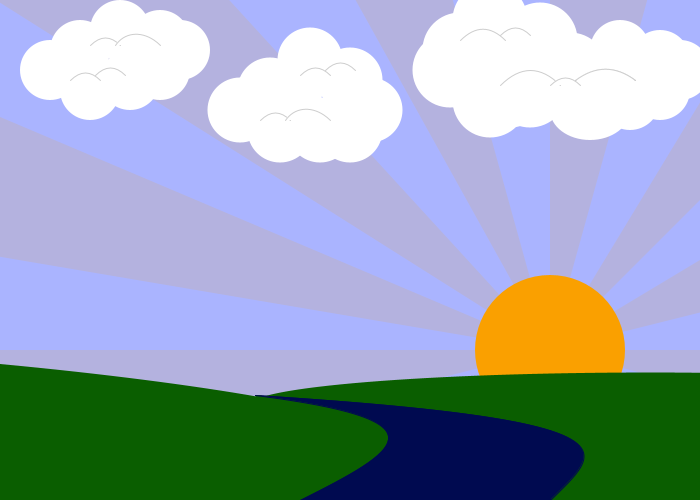
Frame 1 (no input)
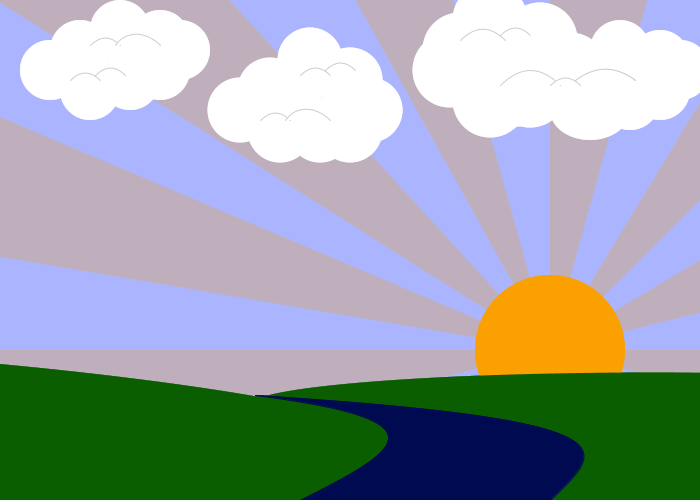
Frame 60 (the mouse pressed at the canvas centre just before this capture)
Frame 120 (the mouse held since frame 60 and released just before this capture): identical to frame 60, image omitted

The Processing sketch that drew these frames (run headless with seeded random() and noise(); from frame 60 on, the mouse is pressed at the canvas centre):

// Processing sketch: monsonComplexShape
// ── monsonComplexShape.pde
void setup() {
  size(700,500);
  background(170,180,255);
  println("canvas created");
}

void draw() {
//  class exercise
//  stroke(255,0,0);
//  fill(0,255,0);
//  ellipse(200,100,50,60);
//  stroke(255,0,255);
//  line(0,0,width,height);
//  rectMode(CENTER);
//  fill(30,40,156);
//  rect(width/2,height/2,40,100);
//  point(50,400);
//  fill(200,0,0,50);
//  noFill();
//  ellipse(width/2,height/2,width,height);

//Rays
noStroke();
fill(250,160,0,50);
triangle(550, 350, -40, 350, -40, 500);
triangle(550, 350, -40, 100, -40, 250);
triangle(550, 350, -20, -10, 220, -10);
triangle(550, 350, 350, -10, 450, -10);
triangle(550, 350, 550, -10, 650, -10);
triangle(550, 350, 750, 20, 750, 150);
triangle(550, 350, 750, 230, 750, 300);
triangle(550, 350, 750, 350, 750, 400);

noFill();

//sky redraw
fill(170,180,255,90);
noStroke();
rect(0,0,width,600);

//ground
fill(10,94,0);
noStroke();
rect(0,400,width,300);

//Cloud 1
fill(255);
noStroke();
ellipse(50,70,60,60);
ellipse(80,50,60,60);
ellipse(90,90,60,60);
ellipse(120,30,60,60);
ellipse(130,80,60,60);
ellipse(160,40,60,60);
ellipse(160,70,60,60);
ellipse(180,50,60,60);

//Cloud curves 1
stroke(205,205,205);
bezier(50+20, 70+10, 60+20, 60+10, 70+20, 60+10, 80+20, 70+10);
bezier(75+20, 65+10, 85+20, 55+10, 95+20, 55+10, 105+20, 65+10);
bezier(90, 45, 100, 35, 110, 35, 120, 45);
bezier(115, 45, 125, 30, 145, 30, 160, 45);
noStroke();

//Cloud 2
ellipse(50+190,70+40,65,65);
ellipse(80+190,50+40,65,65);
ellipse(80+210,50+40,65,65);
ellipse(90+190,90+40,65,65);
ellipse(120+190,30+30,65,65);
ellipse(130+190,80+50,65,65);
ellipse(160+190,40+40,65,65);
ellipse(160+190,70+60,65,65);
ellipse(180+190,50+60,65,65);

//Cloud curves 2
stroke(205,205,205);
bezier(50+250, 70+5, 60+250, 60+5, 70+250, 60+5, 80+250, 70+5);
bezier(75+250, 65+5, 85+250, 55+5, 95+250, 55+5, 105+250, 65+5);
bezier(90+170, 45+75, 100+170, 35+75, 110+170, 35+75, 120+170, 45+75);
bezier(115+170, 45+75, 125+170, 30+75, 145+170, 30+75, 160+170, 45+75);
noStroke();

//Build cloud 3
ellipse(50+400,50+20,75,75);
ellipse(80+380,30+20,75,75);
ellipse(80+390,30+20,75,75);
ellipse(90+400,70+30,75,75);
ellipse(120+370,10+10,75,75);
ellipse(130+380,60+30,75,75);
ellipse(160+380,20+20,75,75);
ellipse(160+370,50+40,75,75);
ellipse(180+390,30+40,75,75);
ellipse(50+500,70+20,60,60);
ellipse(80+500,50+20,60,60);
ellipse(90+500,90+20,60+20,60);
ellipse(120+500,30+20,60,60);
ellipse(130+500,80+20,60,60);
ellipse(160+500,40+20,60,60);
ellipse(160+500,70+20,60,60);
ellipse(180+500,50+20,60,60);

//Cloud curves 3
stroke(205,205,205);
bezier(460, 40, 475, 25, 490, 25, 505, 40);
bezier(500, 35, 510, 25, 520, 25, 530, 35);
bezier(500, 85, 520, 65, 540, 65, 560, 85);
bezier(550, 85, 560, 75, 570, 75, 580, 85);
bezier(575, 80, 595, 65, 615, 65, 635, 80);
bezier(575, 80, 595, 65, 615, 65, 635, 80);
noStroke();

//Sun
fill(250,160,0);
ellipse(550,350,150,150);
noFill();

//Hills
noStroke();
fill(10,94,0);
rotate(radians(5));
ellipse(0,395,800,65); 
rotate(radians(-5));
ellipse(650,405,800,65); 

//River
stroke(0,10,80);
fill(0,10,80);
bezier(255,395,650,420,600,450,550,500);
rect(300,430,250,100);
fill(10,94,0);
bezier(255,395,450,420,400,450,300,500);
noFill();
}
